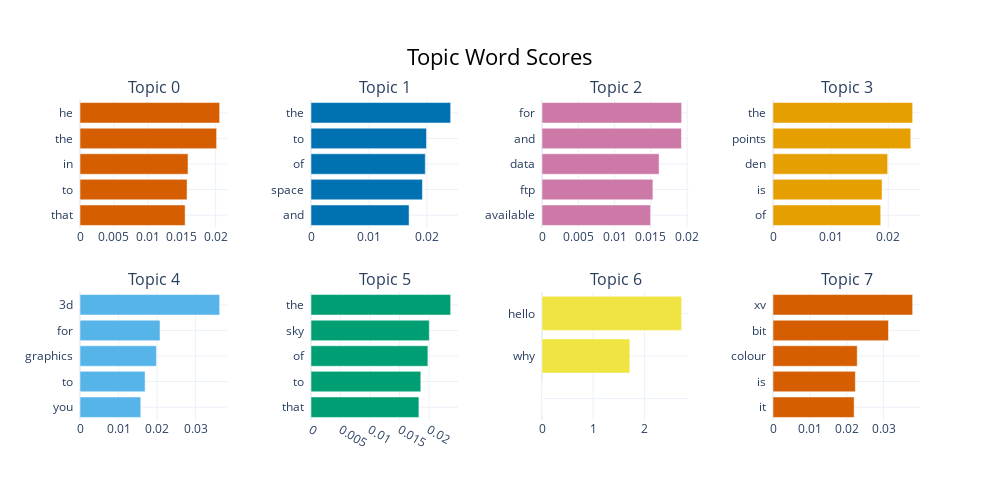

The cell this chart's notebook holds for it:
### Markdown cell above
## BERTopic: Visualize Topic Bar Chart

### Code cell
fig = topic_model.visualize_barchart(top_n_topics=8)
fig.show()

### Figure 1 — Plotly figure (JSON) as saved in the notebook; plotly's stock layout.template omitted (floating-point values rounded to 4 significant figures)
{"data": [{"marker": {"color": "#D55E00"}, "orientation": "h", "type": "bar", "x": [0.0155, 0.01578, 0.01592, 0.02014, 0.02059], "xaxis": "x", "y": ["that  ", "to  ", "in  ", "the  ", "he  "], "yaxis": "y"}, {"marker": {"color": "#0072B2"}, "orientation": "h", "type": "bar", "x": [0.01692, 0.01923, 0.01972, 0.01993, 0.02409], "xaxis": "x2", "y": ["and  ", "space  ", "of  ", "to  ", "the  "], "yaxis": "y2"}, {"marker": {"color": "#CC79A7"}, "orientation": "h", "type": "bar", "x": [0.01497, 0.01529, 0.01614, 0.01922, 0.01925], "xaxis": "x3", "y": ["available  ", "ftp  ", "data  ", "and  ", "for  "], "yaxis": "y3"}, {"marker": {"color": "#E69F00"}, "orientation": "h", "type": "bar", "x": [0.01869, 0.01892, 0.0199, 0.0239, 0.02423], "xaxis": "x4", "y": ["of  ", "is  ", "den  ", "points  ", "the  "], "yaxis": "y4"}, {"marker": {"color": "#56B4E9"}, "orientation": "h", "type": "bar", "x": [0.01576, 0.01689, 0.01983, 0.02076, 0.03624], "xaxis": "x5", "y": ["you  ", "to  ", "graphics  ", "for  ", "3d  "], "yaxis": "y5"}, {"marker": {"color": "#009E73"}, "orientation": "h", "type": "bar", "x": [0.01829, 0.0186, 0.01981, 0.02005, 0.02366], "xaxis": "x6", "y": ["that  ", "to  ", "of  ", "sky  ", "the  "], "yaxis": "y6"}, {"marker": {"color": "#F0E442"}, "orientation": "h", "type": "bar", "x": [1e-05, 1e-05, 1e-05, 1.715, 2.728], "xaxis": "x7", "y": ["  ", "  ", "  ", "why  ", "hello  "], "yaxis": "y7"}, {"marker": {"color": "#D55E00"}, "orientation": "h", "type": "bar", "x": [0.02201, 0.02233, 0.02284, 0.03131, 0.03787], "xaxis": "x8", "y": ["it  ", "is  ", "colour  ", "bit  ", "xv  "], "yaxis": "y8"}], "layout": {"annotations": [{"font": {"size": 16}, "showarrow": false, "text": "Topic 0", "x": 0.0875, "xanchor": "center", "xref": "paper", "y": 1, "yanchor": "bottom", "yref": "paper"}, {"font": {"size": 16}, "showarrow": false, "text": "Topic 1", "x": 0.3625, "xanchor": "center", "xref": "paper", "y": 1, "yanchor": "bottom", "yref": "paper"}, {"font": {"size": 16}, "showarrow": false, "text": "Topic 2", "x": 0.6375, "xanchor": "center", "xref": "paper", "y": 1, "yanchor": "bottom", "yref": "paper"}, {"font": {"size": 16}, "showarrow": false, "text": "Topic 3", "x": 0.9125, "xanchor": "center", "xref": "paper", "y": 1, "yanchor": "bottom", "yref": "paper"}, {"font": {"size": 16}, "showarrow": false, "text": "Topic 4", "x": 0.0875, "xanchor": "center", "xref": "paper", "y": 0.4, "yanchor": "bottom", "yref": "paper"}, {"font": {"size": 16}, "showarrow": false, "text": "Topic 5", "x": 0.3625, "xanchor": "center", "xref": "paper", "y": 0.4, "yanchor": "bottom", "yref": "paper"}, {"font": {"size": 16}, "showarrow": false, "text": "Topic 6", "x": 0.6375, "xanchor": "center", "xref": "paper", "y": 0.4, "yanchor": "bottom", "yref": "paper"}, {"font": {"size": 16}, "showarrow": false, "text": "Topic 7", "x": 0.9125, "xanchor": "center", "xref": "paper", "y": 0.4, "yanchor": "bottom", "yref": "paper"}], "height": 500, "hoverlabel": {"bgcolor": "white", "font": {"family": "Rockwell", "size": 16}}, "showlegend": false, "title": {"font": {"color": "Black", "size": 22}, "text": "Topic Word Scores", "x": 0.5, "xanchor": "center", "yanchor": "top"}, "width": 1000, "xaxis": {"anchor": "y", "domain": [0, 0.175], "showgrid": true}, "xaxis2": {"anchor": "y2", "domain": [0.275, 0.45], "showgrid": true}, "xaxis3": {"anchor": "y3", "domain": [0.55, 0.725], "showgrid": true}, "xaxis4": {"anchor": "y4", "domain": [0.825, 1], "showgrid": true}, "xaxis5": {"anchor": "y5", "domain": [0, 0.175], "showgrid": true}, "xaxis6": {"anchor": "y6", "domain": [0.275, 0.45], "showgrid": true}, "xaxis7": {"anchor": "y7", "domain": [0.55, 0.725], "showgrid": true}, "xaxis8": {"anchor": "y8", "domain": [0.825, 1], "showgrid": true}, "yaxis": {"anchor": "x", "domain": [0.6, 1], "showgrid": true}, "yaxis2": {"anchor": "x2", "domain": [0.6, 1], "showgrid": true}, "yaxis3": {"anchor": "x3", "domain": [0.6, 1], "showgrid": true}, "yaxis4": {"anchor": "x4", "domain": [0.6, 1], "showgrid": true}, "yaxis5": {"anchor": "x5", "domain": [0, 0.4], "showgrid": true}, "yaxis6": {"anchor": "x6", "domain": [0, 0.4], "showgrid": true}, "yaxis7": {"anchor": "x7", "domain": [0, 0.4], "showgrid": true}, "yaxis8": {"anchor": "x8", "domain": [0, 0.4], "showgrid": true}}}
